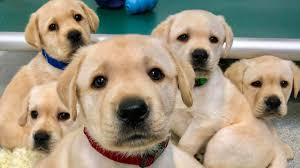
#> input picture dogs.jpg, 300 x 168 px
$ python histogram.py
#> lines starting #> are read from the running program, lines starting #| are printed output that depends on the picture; after the words box and inside, x2 and y2 are one past the last pixel; in counts of white or black regions, pixels touching at a corner belong together
import cv2 as cv
import numpy as np
import matplotlib.pyplot as plt

img = cv.imread('dogs.jpg')
#> img is the input picture: shape (168, 300, 3); mean B, G, R 126.9, 147.7, 159.5
cv.imshow('dog',img)

blank = np.zeros(img.shape[:2],dtype = 'uint8')

gray = cv.cvtColor(img,cv.COLOR_BGR2GRAY)
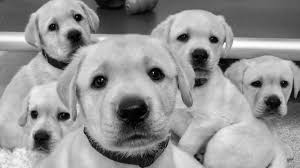
#> gray: shape (168, 300); min 0, max 254, mean 148.9
mask  = cv.circle(blank,(img.shape[1]//2,img.shape[0]//2),100,255,-1)
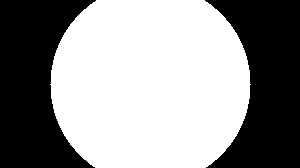
#> blank: shape (168, 300); 57.7% white; 2 black regions, box (x1, y1, x2, y2) and area: (0, 0, 96, 168) 10752, (205, 0, 300, 168) 10584


masked = cv.bitwise_and(gray,gray,mask= mask)
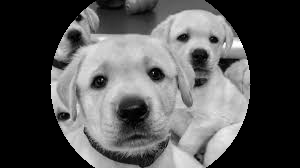
#> masked: shape (168, 300); min 0, max 254, mean 83.9
cv.imshow('mask',masked)

gray_hist = cv.calcHist([gray],[0],mask,[256],[0,256])
#> gray_hist = 256 values, max 422 at index 193, min 0 at index 246, mean 113.5

plt.figure()
plt.title('gray hist')
plt.xlabel('bins')
plt.ylabel('# of pixels')
plt.plot(gray_hist)
plt.xlim([0,256])
plt.show()
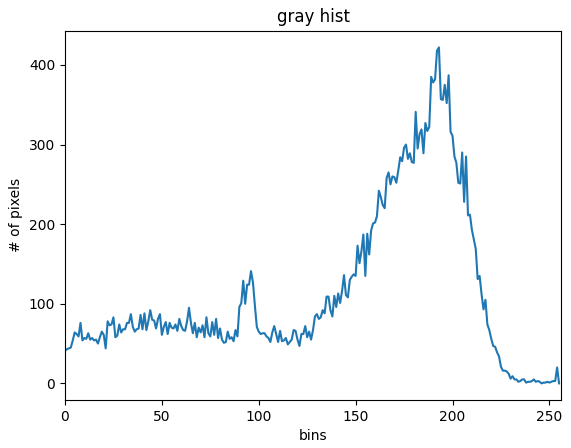
#> figure drawn by matplotlib, 1 panel; curve peaks at x = 193, y = 422

### for colored img
# [14 lines of commented-out code are left out]


cv.waitKey(0)

$ run again, with people.jpg copied over dogs.jpg
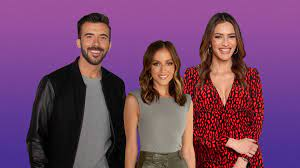
#> input picture people.jpg, 300 x 168 px
#> img is the input picture: shape (168, 300, 3); mean B, G, R 103.6, 68.8, 116.5
#> blank: shape (168, 300); 57.7% white; 2 black regions, box (x1, y1, x2, y2) and area: (0, 0, 96, 168) 10752, (205, 0, 300, 168) 10584
#> `masked = cv.bitwise_and(gray,gray,mask= mask)`:
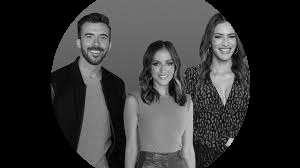
#> masked: shape (168, 300); min 0, max 221, mean 51.7
#> gray_hist = 256 values, max 1216 at index 113, min 0 at index 216, mean 113.5
#> `plt.show()`:
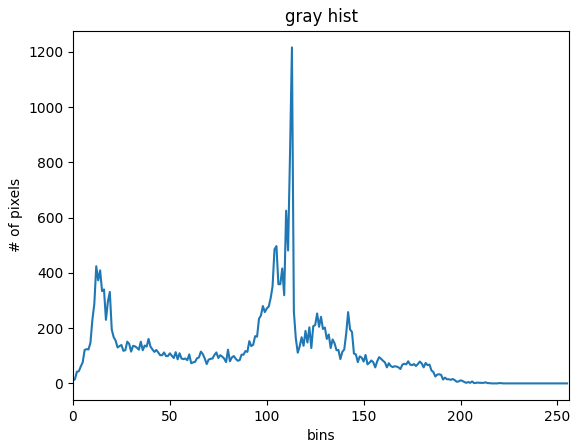
#> figure drawn by matplotlib, 1 panel; curve peaks at x = 113, y = 1216
